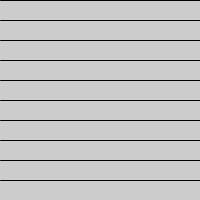
Frame 1 (no input)
Frame 2 (the mouse pressed at the canvas centre, redrawn once): identical to frame 1, image omitted

The Processing sketch that drew this single still picture (run headless with seeded random() and noise(); the mouse was pressed at the canvas centre and the sketch redrawn once):

// Processing sketch: loops
// ── loops.pde
int i =0;

void setup() {
  size(200, 200);
}

void draw() {
  while (i<width) {
    line( 0, i, width, i);
    i = i + 20;
  }
  noLoop();
}
